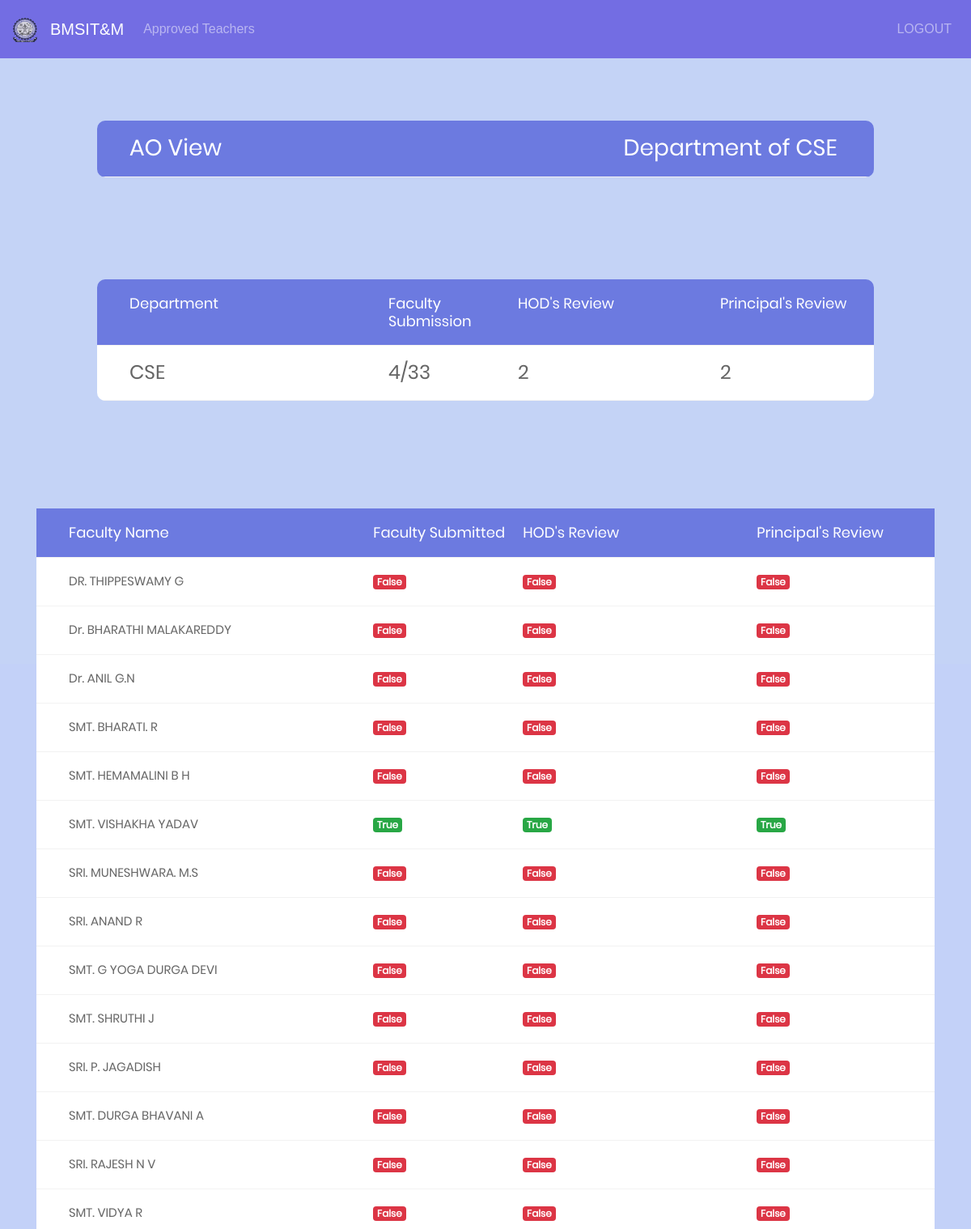
/ao_display/CSE (upper part), run on an earlier commit of the app's database.
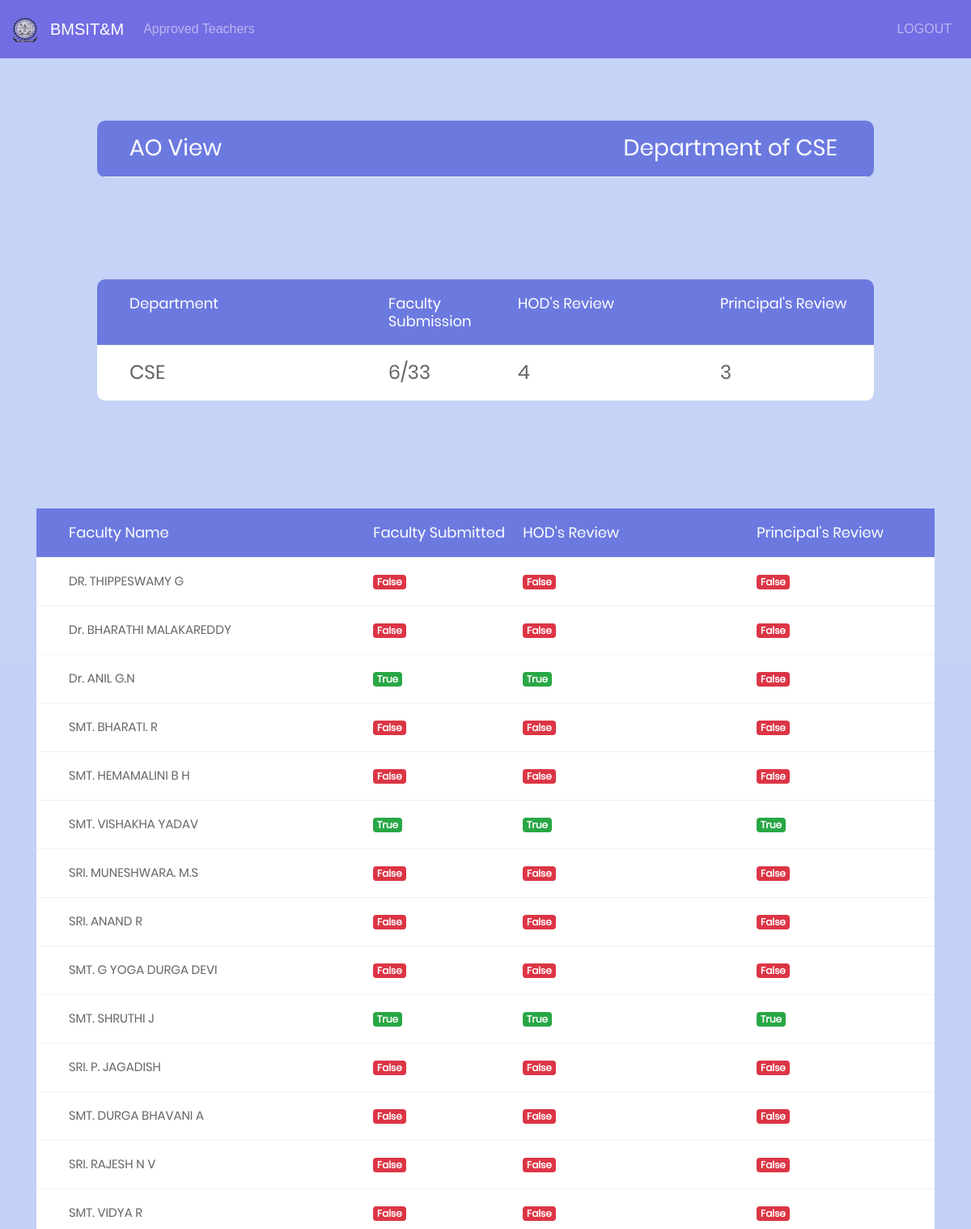
And on a later commit of the database.
### facform1/models.py (models this page shows, shortened)
class User(AbstractUser):
	phone = models.BigIntegerField(null=True)
	department = models.ForeignKey('Department', on_delete=models.CASCADE,null=True)
	designation = models.ForeignKey('Designation', on_delete=models.CASCADE,null=True)
	teach_status = models.BooleanField(default=False)
	hod_status = models.BooleanField(default=False)
	principal_status = models.BooleanField(default=False)
	doc_link = models.CharField(max_length=2000, blank=True, null=True)
	info = models.CharField(max_length=20, blank=True, null=True)

### facform1/views.py (the view)
# urls.py: url(r'^ao_display/(?P<dept>[\w\-]+)$', views.ao_display,name="ao_display"),
def ao_display(request,dept):
	print(dept)
	a = "assistant"
	b = "associate"
	c = "professor"
	d = "hod"
	above = remarks2.objects.filter(total_marks__gte = 60).filter(department__name=dept).filter(info__designation__pk=11)
	above1 = remarks2.objects.filter(total_marks__gte = 60).filter(department__name=dept).filter(info__designation__pk=9)
	above2 = remarks2.objects.filter(total_marks__gte = 60).filter(department__name=dept).filter(info__designation__pk=10)
	above3 = remarks2.objects.filter(total_marks__gte = 60).filter(department__name=dept).filter(info__designation__pk=8)
	above4 = list(chain(above1,above2))
	below = remarks2.objects.filter(total_marks__lt = 60).filter(department__name=dept).filter(info__designation__pk=11)
	below1 = remarks2.objects.filter(total_marks__lt = 60).filter(department__name=dept).filter(info__designation__pk=9)
	below2 = remarks2.objects.filter(total_marks__lt = 60).filter(department__name=dept).filter(info__designation__pk=10)
	below3 = remarks2.objects.filter(total_marks__lt = 60).filter(department__name=dept).filter(info__designation__pk=8)
	below4 = list(chain(below1,below2))
	general = User.objects.filter(department__name=dept)
	tt = general.count()
	principal_completed = (User.objects.filter(department__name=dept).filter(principal_status=True)).count()
	hod_completed  = (User.objects.filter(department__name=dept).filter(hod_status=True)).count()
	teach_completed  = (User.objects.filter(department__name=dept).filter(teach_status=True)).count()
	dept = {'dept':dept,'above':above,'above1':above4,'above3':above3,'below':below,'below1':below4,'below3':below3,'general':general,'p':principal_completed,'h':hod_completed,'t':teach_completed,'total':tt}
	return render(request,'ao_display.html',context=dept)

### templates/ao_display.html (shortened to what this page needs)
<!DOCTYPE html>
{% load staticfiles %}
<html lang="en">
<head>
	<link rel="stylesheet" type="text/css" href="{% static "vendor/bootstrap/css/bootstrap.min.css" %}">
	<link rel="stylesheet" type="text/css" href="{% static "fonts/font-awesome-4.7.0/css/font-awesome.min.css" %}">
	<link rel="stylesheet" type="text/css" href="{% static "vendor/animate/animate.css" %}">
	<link rel="stylesheet" type="text/css" href="{% static "vendor/select2/select2.min.css" %}">
	<link rel="stylesheet" type="text/css" href="{% static "vendor/perfect-scrollbar/perfect-scrollbar.css" %}">
	<link rel="stylesheet" type="text/css" href="{% static "css/util.css" %}">
	<link rel="stylesheet" type="text/css" href="{% static "css/main1.css" %}">
</head>
<body style="background:#c3d1f8">
	<nav class="navbar navbar-expand-lg navbar-dark fixed-top" style="background-color: #736de3;">
	  <a class="navbar-brand" href="#">
	  <img src="{% static "image/bms.logo.png" %}" width="30" height="30" alt="">
	</a>
	<a class="navbar-brand" href="#">BMSIT&M</a>
	<div class="collapse navbar-collapse" id="navbarNav">
<ul class="navbar-nav mr-auto">
		<li class="nav-item">
        	<a class="nav-link" href="/ao_approved/{{dept}}">Approved Teachers</a>
      </li>
		</ul>
	</div>
	<span class="navbar-text">
		<ul class="navbar-nav mr-auto">
		<li class="nav-item">
					<a class="nav-link" href="/">LOGOUT</a>
			</li>
		</ul>
	    </span>
	</nav>
	<div style="margin-top:-18%;">
		<div class="container-table100">
			<div class="wrap-table100">
					<div class="table">
						<div class="row header">
							<div class="cell">
								<h3>AO View</h3>
							</div>
							<div class="cell">
								<h3>Department of {{dept}}</h3>
							</div>
						</div>
					</div>
						</div>
							</div>
						</div>
	<div style="margin-top:-47%;" class="limiter">
		<div class="container-table100">
			<div class="wrap-table100">
					<div class="table">
						<div class="row header">
							<div class="cell">
								Department
							</div>
							<div class="cell">
								Faculty Submission
							</div>
							<div class="cell">
								HOD's Review
							</div>
							<div class="cell">
								Principal's Review
							</div>
						</div>
	           <div class="row">
							<div class="cell" data-title="Department">
              <h4>{{ dept }}</h4>
							</div>
							<div class="cell" data-title="Department">
								<h4>{{ t }}/{{ total }}</h4>
							</div>
							<div class="cell" data-title="Department">
								<h4>{{ h }}</h4>
							</div>
							<div class="cell" data-title="Department">
								<h4>{{ p }}</h4>
							</div>
						</div>
					</div>
			</div>
		</div>
	</div>
	<div style="margin-top:-16%;" class="limiter">
		<div class="container">
			<div class="wrap-table180">
					<div class="table">
						<div class="row header">
							<div class="cell">
								Faculty Name
							</div>
							<div class="cell">
								Faculty Submitted
							</div>
							<div class="cell">
								HOD's Review
							</div>
							<div class="cell">
								Principal's Review
							</div>
						</div>
						{% for x in general %}
						<div class="row">
							<div class="cell" data-title="Faculty Name">
								{{x.first_name}}
						 </div>
							<div class="cell" data-title="f-s">
									{% if x.teach_status %}
									<h6><span class="badge badge-success">{{x.teach_status}}</span></h6>
									{% else %}
									<h6><span class="badge badge-danger">{{x.teach_status}}</span></h6>
									{% endif %}
							</div>
							<div class="cell" data-title="h-s">
								{% if x.hod_status %}
								<h6><span class="badge badge-success">{{x.hod_status}}</span></h6>
								{% else %}
								<h6><span class="badge badge-danger">{{x.hod_status}}</span></h6>
								{% endif %}
							</div>
							<div class="cell" data-title="p-s">
								{% if x.principal_status %}
								<h6><span class="badge badge-success">{{x.principal_status}}</span></h6>
								{% else %}
								<h6><span class="badge badge-danger">{{x.principal_status}}</span></h6>
								{% endif %}
							</div>
						</div>
						{% endfor %}
					</div>
			</div>
		</div>
	</div>
</body>
</html>

What changed in the data, as far as the page shows it:
changed User "Dr. ANIL G.N": teach_status "False" → "True"; hod_status "False" → "True"
changed User "SMT. SHRUTHI J": teach_status "False" → "True"; hod_status "False" → "True"; principal_status "False" → "True"
Also different on the page:
{{ t }}: "4" → "6"
{{ h }}: "2" → "4"
{{ p }}: "2" → "3"
